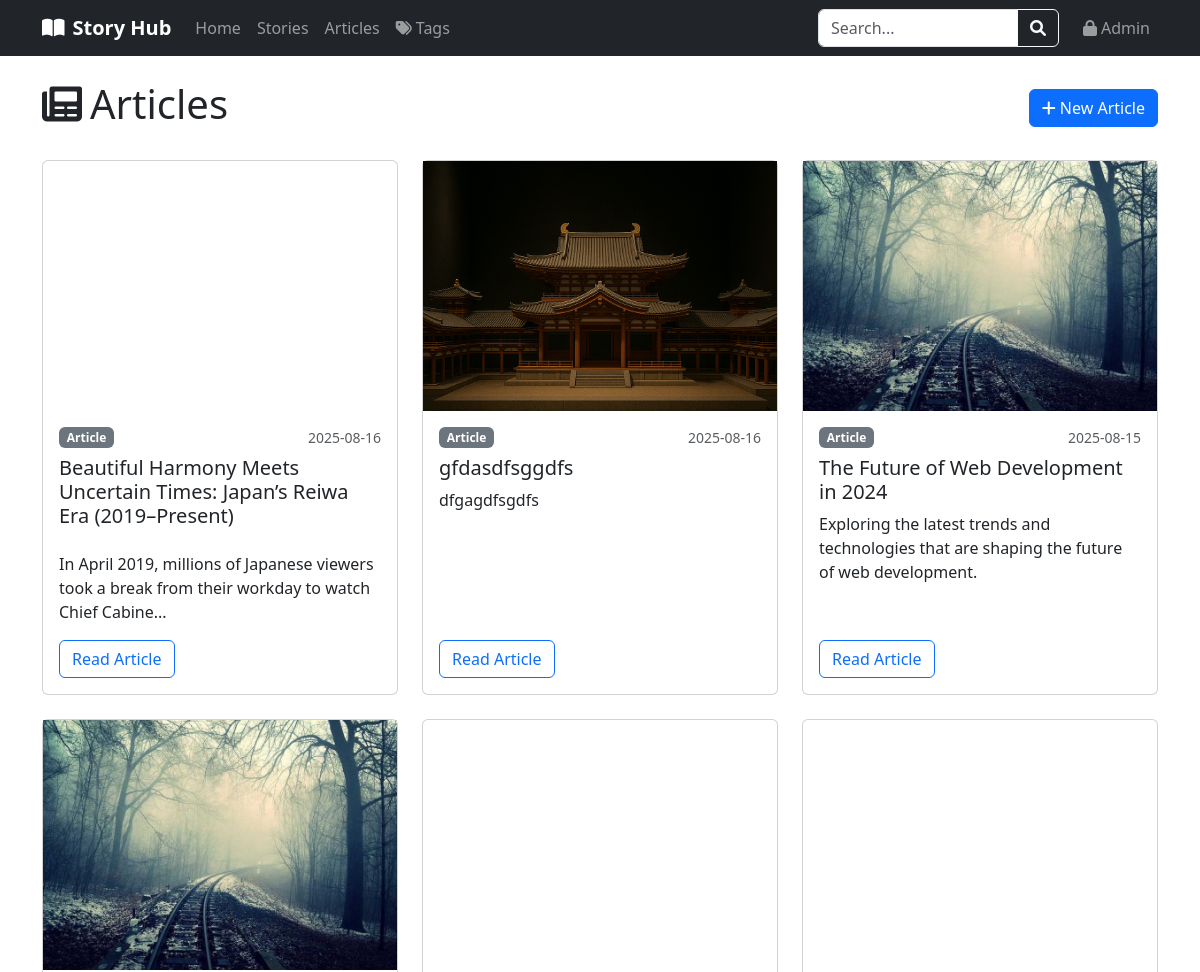
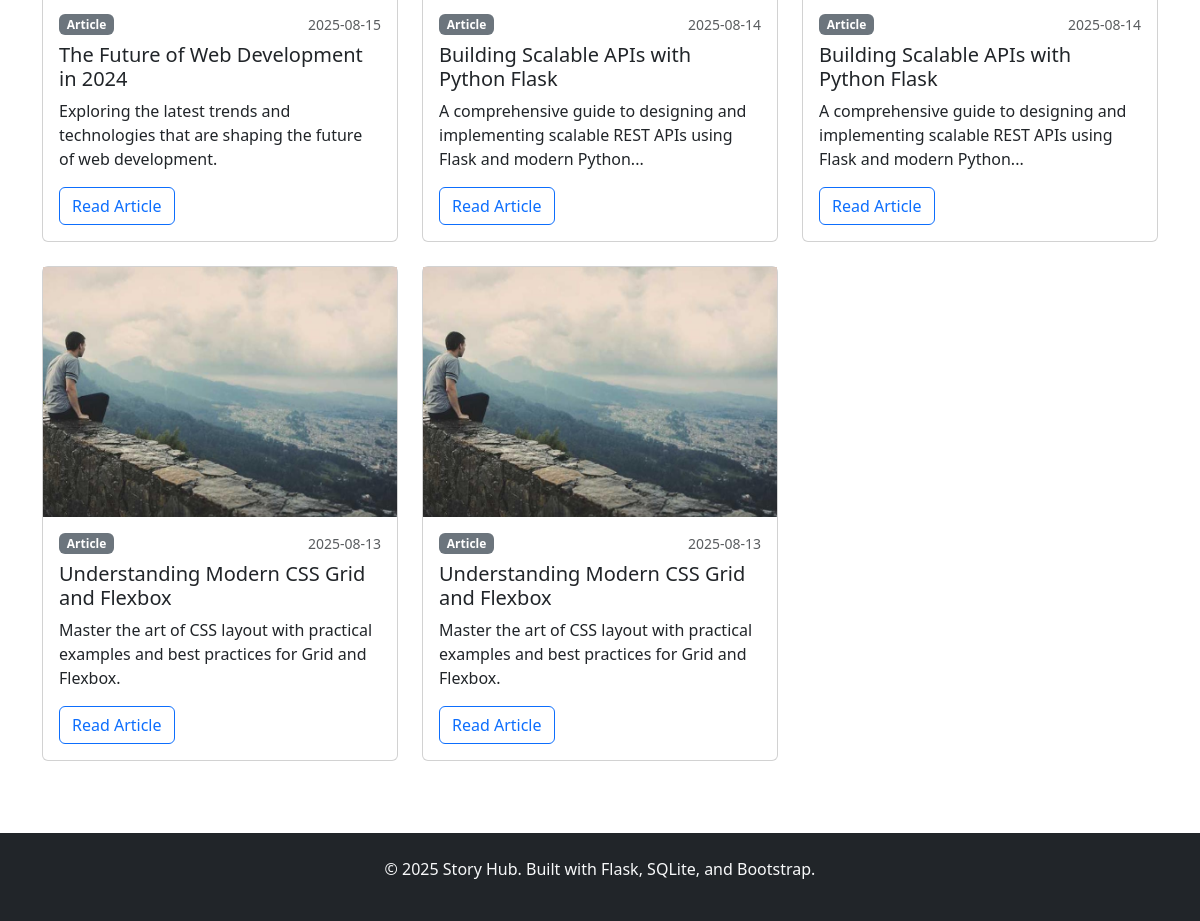
The page /articles on the database its author committed (2 pictures, top to bottom).
### tables this page shows
CREATE TABLE posts (
            id INTEGER PRIMARY KEY AUTOINCREMENT,
            title TEXT NOT NULL,
            content TEXT NOT NULL,
            excerpt TEXT,
            image_filename TEXT,
            post_type TEXT NOT NULL DEFAULT 'article',
            created_at TIMESTAMP DEFAULT CURRENT_TIMESTAMP,
            updated_at TIMESTAMP DEFAULT CURRENT_TIMESTAMP
        , featured BOOLEAN DEFAULT 0, slug TEXT, image_position_x TEXT DEFAULT "center", image_position_y TEXT DEFAULT "center");

### routes/main.py (the view)
@main.route('/articles')
def articles():
    articles = PostModel.get_posts_by_type('article')
    return render_template('articles.html', articles=articles)

### forms.py
class SearchForm(FlaskForm):
    query = StringField('Search', validators=[Length(max=200)], render_kw={"placeholder": "Search posts..."})
    submit = SubmitField('Search')

### models.py (called while the page is built)
def get_db():
    db = getattr(g, '_database', None)
    if db is None:
        db = g._database = sqlite3.connect(current_app.config['DATABASE'])
        db.row_factory = sqlite3.Row
    return db

    @staticmethod
    def get_posts_by_type(post_type):
        db = get_db()
        return db.execute('''
            SELECT * FROM posts
            WHERE post_type = ?
            ORDER BY created_at DESC
        ''', (post_type,)).fetchall()

### routes/main.py (called while the page is built)
@main.app_context_processor
def inject_admin_status():
    return {'is_admin_logged_in': is_admin_logged_in()}

### routes/search.py (called while the page is built)
@search.app_context_processor
def inject_search_form():
    return {'search_form': SearchForm(), 'is_admin_logged_in': is_admin_logged_in()}

### utils.py (called while the page is built)
def is_admin_logged_in():
    return session.get('admin_logged_in', False)

### templates/articles.html (shortened to what this page needs)
{% extends "base.html" %}
{% block content %}
<div class="d-flex justify-content-between align-items-center mb-4">
    <h1><i class="fas fa-newspaper me-2"></i>Articles</h1>
    <a href="{{ url_for('posts.create_post') }}" class="btn btn-primary">
        <i class="fas fa-plus me-1"></i>New Article
    </a>
</div>
{% if articles %}
<div class="row">
    {% for article in articles %}
    <div class="col-md-6 col-lg-4 mb-4">
        <div class="card post-card h-100">
            {% if article.image_filename %}
            <div class="card-img-top post-image"
                 style="background-image: url('{{ url_for('static', filename='uploads/' + article.image_filename) }}');
                        background-size: cover;
                        background-position: {{ article.image_position_x|default('center') }} {{ article.image_position_y|default('center') }};
                        background-repeat: no-repeat;"></div>
            {% endif %}
            <div class="card-body d-flex flex-column">
                <div class="d-flex justify-content-between align-items-center mb-2">
                    <span class="badge bg-secondary">Article</span>
                    <small class="text-muted">{{ article.created_at[:10] }}</small>
                </div>
                <h5 class="card-title">{{ article.title }}</h5>
                {% if article.excerpt %}
                <p class="card-text">{{ (article.excerpt[:100] + ('...' if article.excerpt|length > 100 else ''))|safe }}</p>
                {% else %}
                <p class="card-text">{{ (article.content[:100] + ('...' if article.content|length > 100 else ''))|safe }}</p>
                {% endif %}
                <div class="mt-auto">
                    <a href="{{ url_for('posts.view_post_by_slug', slug=article.slug) if article.slug else url_for('posts.view_post', post_id=article.id) }}" class="btn btn-outline-primary">Read Article</a>
                </div>
            </div>
        </div>
    </div>
    {% endfor %}
</div>
{% else %}
<div class="text-center py-5">
    <h3>No articles yet</h3>
    <p class="text-muted">Share your first article with the community!</p>
    <a href="{{ url_for('posts.create_post') }}" class="btn btn-primary">Write Article</a>
</div>
{% endif %}
{% endblock %}

### templates/base.html (style rules this page uses)
.post-card { transition: transform 0.2s ease-in-out; }
.post-image { height: 250px; object-fit: cover; width: 100%; border-radius: 0 !important; }

### rows shown on the page
posts: created_at "2025-08-16", title "Beautiful Harmony Meets Uncertain Times: Japan’s Reiwa Era (2019–Present)", content "In April 2019, millions of Japanese viewers took a break from their workday to watch Chief Cabine..."
posts: image_filename (picture), created_at "2025-08-16", title "gfdasdfsggdfs", excerpt "dfgagdfsgdfs"
posts: image_filename (picture), created_at "2025-08-15", title "The Future of Web Development in 2024", excerpt "Exploring the latest trends and technologies that are shaping the future of web development."
posts: image_filename (picture), created_at "2025-08-15", title "The Future of Web Development in 2024", excerpt "Exploring the latest trends and technologies that are shaping the future of web development."
posts: created_at "2025-08-14", title "Building Scalable APIs with Python Flask", excerpt "A comprehensive guide to designing and implementing scalable REST APIs using Flask and modern Python..."
posts: created_at "2025-08-14", title "Building Scalable APIs with Python Flask", excerpt "A comprehensive guide to designing and implementing scalable REST APIs using Flask and modern Python..."
posts: image_filename (picture), created_at "2025-08-13", title "Understanding Modern CSS Grid and Flexbox", excerpt "Master the art of CSS layout with practical examples and best practices for Grid and Flexbox."
posts: image_filename (picture), created_at "2025-08-13", title "Understanding Modern CSS Grid and Flexbox", excerpt "Master the art of CSS layout with practical examples and best practices for Grid and Flexbox."
